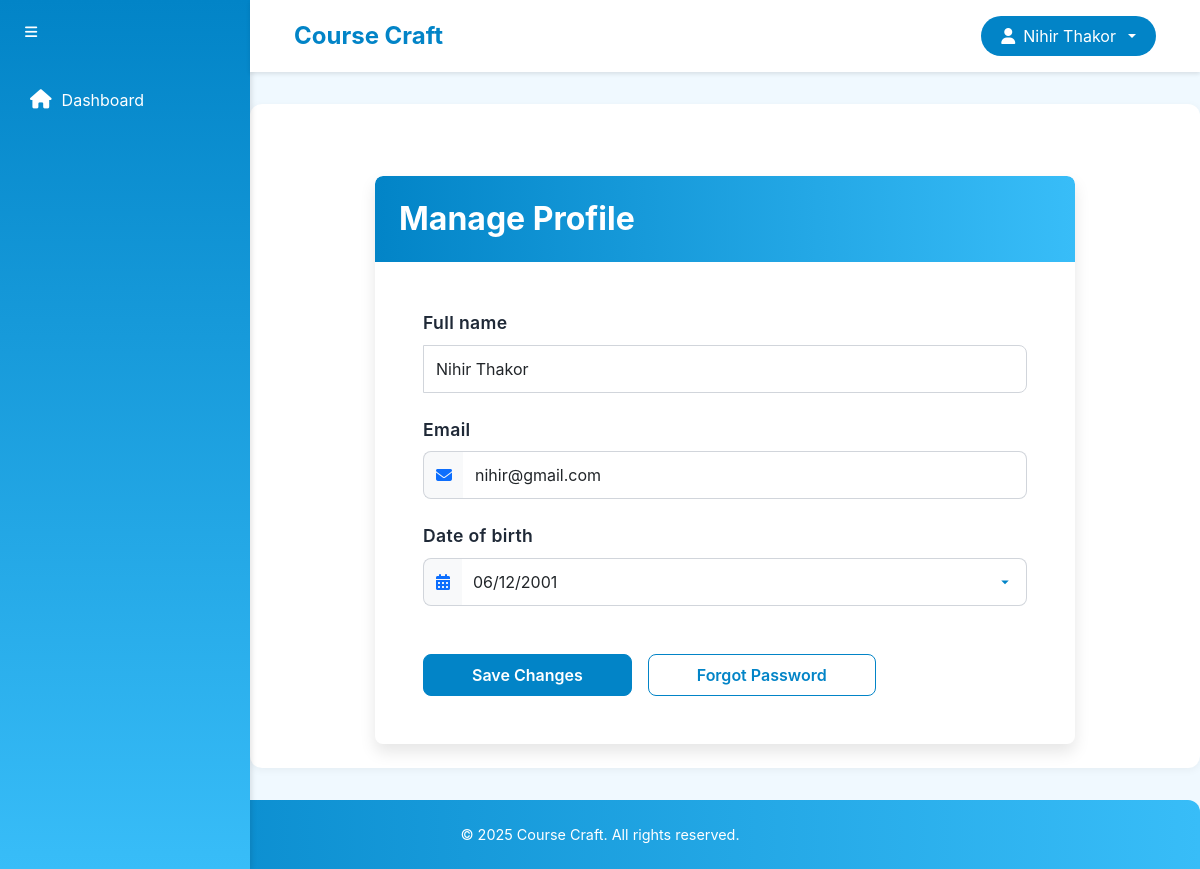
The app's page /teacher/manage-profile/ (signed in), older data.
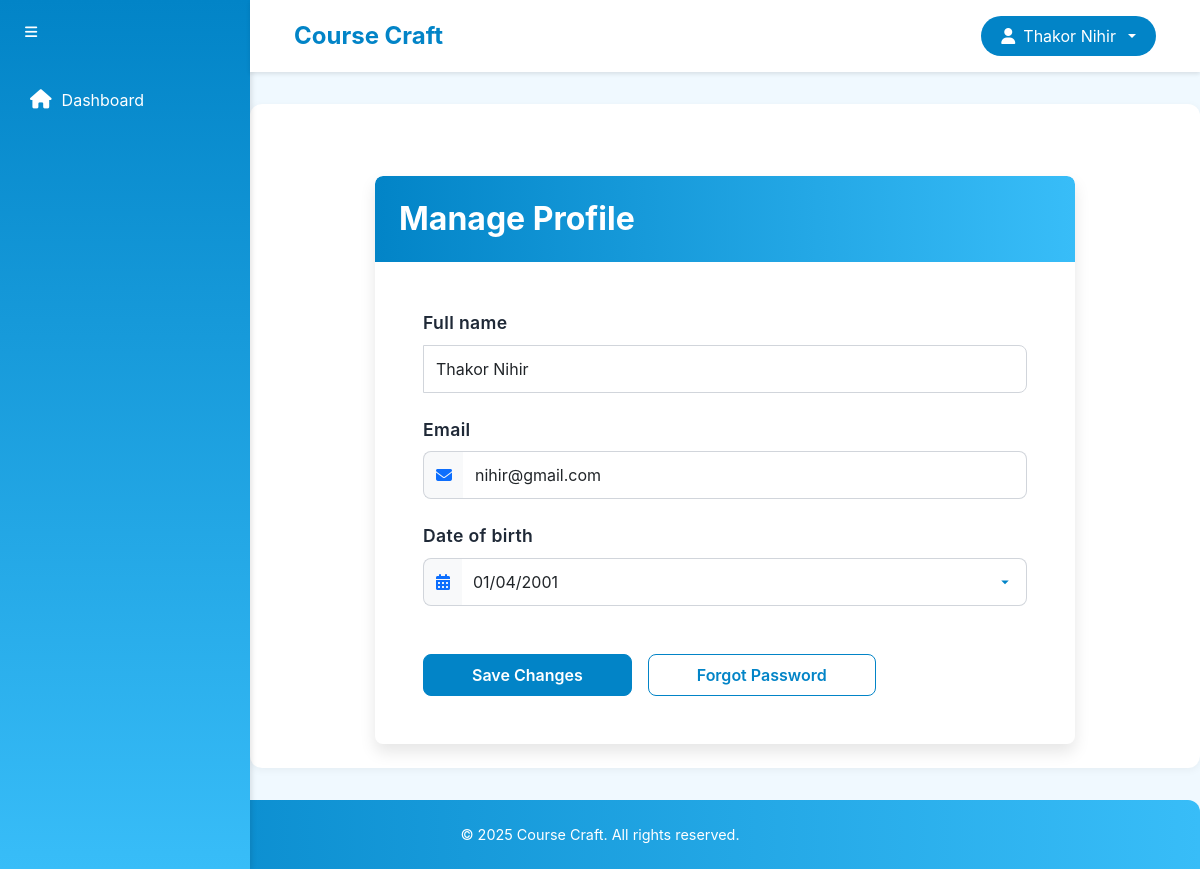
The same page, newer data.
### account/models.py (models this page shows, shortened)
class User(AbstractBaseUser, PermissionsMixin):
    username = models.CharField(max_length=150, unique=True)
    full_name = models.CharField(max_length=255)
    date_of_birth = models.DateField()
    email = models.EmailField(unique=True)
    is_teacher = models.IntegerField(default=0)  # 0 for student, 1 for teacher
    created_at = models.DateTimeField(default=timezone.now)
    is_active = models.BooleanField(default=True)
    is_staff = models.BooleanField(default=False)
    objects = UserManager()
    USERNAME_FIELD = 'username'
    REQUIRED_FIELDS = ['email', 'full_name', 'date_of_birth']

### teacher/views.py (the view)
# urls.py: path('manage-profile/', views.manage_profile, name='manage_profile'),
@login_required
def manage_profile(request):
    if not request.user.is_teacher:
        return redirect('teacher:dashboard')
    user = request.user
    if request.method == 'POST':
        form = TeacherProfileForm(request.POST, instance=user)
        if form.is_valid():
            form.save()
            return redirect('teacher:manage_profile')  # reload the page
    else:
        form = TeacherProfileForm(instance=user)
    return render(request, 'teacher/manage_profile.html', {'form': form})

### teacher/forms.py
class TeacherProfileForm(forms.ModelForm):
    class Meta:
        model = User
        fields = ['full_name', 'email', 'date_of_birth']
        widgets = {
            'date_of_birth': forms.DateInput(attrs={'type': 'date'}),
        }

### templates/teacher/manage_profile.html (shortened to what this page needs)
{% extends 'teacher/base.html' %}
{% block content %}
<div class="container mt-5">
    <div class="card shadow-lg border-0 rounded-3 mx-auto" style="max-width: 700px;">
        <div class="card-header bg-primary text-white rounded-top-3 p-4">
            <h2 class="mb-0 fw-bold">Manage Profile</h2>
        </div>
        <div class="card-body p-5">
            <form method="post" novalidate>
                <div class="row g-4">
                    {% for field in form %}
                        <div class="col-12">
                            <label for="{{ field.id_for_label }}" class="form-label fw-semibold text-dark mb-2">{{ field.label }}</label>
                            <div class="input-group">
                                {% if field.name == 'email' %}
                                    <span class="input-group-text bg-light border-end-0"><i class="fas fa-envelope text-primary"></i></span>
                                    <input type="email" class="form-control border-start-0" id="{{ field.id_for_label }}" name="{{ field.name }}" value="{{ field.value|default_if_none:'' }}" placeholder="Enter your email" {% if field.field.required %}required{% endif %}>
                                {% elif field.name == 'first_name' %}
                                    <span class="input-group-text bg-light border-end-0"><i class="fas fa-id-card text-primary"></i></span>
                                    <input type="text" class="form-control border-start-0" id="{{ field.id_for_label }}" name="{{ field.name }}" value="{{ field.value|default_if_none:'' }}" placeholder="Enter your first name">
                                {% elif field.name == 'last_name' %}
                                    <span class="input-group-text bg-light border-end-0"><i class="fas fa-id-card text-primary"></i></span>
                                    <input type="text" class="form-control border-start-0" id="{{ field.id_for_label }}" name="{{ field.name }}" value="{{ field.value|default_if_none:'' }}" placeholder="Enter your last name">
                                {% elif field.name == 'date_of_birth' %}
                                    <span class="input-group-text bg-light border-end-0"><i class="fas fa-calendar-alt text-primary"></i></span>
                                    <input type="date" class="form-control border-start-0 date-picker" id="{{ field.id_for_label }}" name="{{ field.name }}" value="{{ field.value|date:'Y-m-d'|default_if_none:'' }}" placeholder="Select your date of birth">
                                {% else %}
                                    <input type="text" class="form-control" id="{{ field.id_for_label }}" name="{{ field.name }}" value="{{ field.value|default_if_none:'' }}" placeholder="Enter {{ field.label|lower }}" {% if field.field.required %}required{% endif %}>
                                {% endif %}
                            </div>
                        </div>
                    {% endfor %}
                </div>
                <div class="d-flex gap-3 mt-5 justify-content-between align-items-center flex-wrap">
                    <div class="d-flex gap-3 flex-wrap">
                        <button type="submit" class="btn btn-primary px-5 py-2 fw-semibold">Save Changes</button>
                        <button type="button" class="btn btn-outline-primary px-5 py-2 fw-semibold" onclick="window.location.href='#'">Forgot Password</button>
            </form>
        </div>
    </div>
</div>
{% endblock %}

### templates/teacher/base.html (shortened to what this page needs)
<!DOCTYPE html>
<html lang="en">
<head>
    <link href="https://cdn.jsdelivr.net/npm/bootstrap@5.3.3/dist/css/bootstrap.min.css" rel="stylesheet">
    <link href="https://cdnjs.cloudflare.com/ajax/libs/font-awesome/6.4.2/css/all.min.css" rel="stylesheet">
</head>
<body>
    <div class="bg-primary text-white position-fixed h-100 sidebar" id="sidebar">
        <button class="btn btn-sm text-white mt-3 ms-3" onclick="toggleSidebar()">
            <i class="fas fa-bars"></i>
        </button>
        <nav class="nav flex-column mt-4">
            <a class="nav-link" href="{% url 'dashboard' %}"><i class="fas fa-home"></i><span>Dashboard</span></a>
        </nav>
    </div>
    <div class="main-content" id="mainContent">
        <nav class="navbar navbar-expand-lg navbar-light bg-light">
            <div class="container-fluid justify-content-between">
                <span class="navbar-brand mb-0 h1">Course Craft</span>
                <div class="dropdown">
                    <button class="btn btn-secondary dropdown-toggle" type="button" id="userDropdown" data-bs-toggle="dropdown" aria-expanded="false">
                        <i class="fas fa-user"></i>
                        <span>{{ user.full_name }}</span>
                    </button>
                </div>
            </div>
        </nav>
        <main class="container py-4">
            {% block content %}{% endblock %}
        </main>
    </div>
    <footer class="mt-auto">
        © 2025 Course Craft. All rights reserved.
    </footer>
</body>
</html>

Row changes from the older to the newer data that the page shows:
changed User "nihir@gmail.com": full_name "Nihir Thakor" → "Thakor Nihir"; date_of_birth "06/12/2001" → "01/04/2001"
